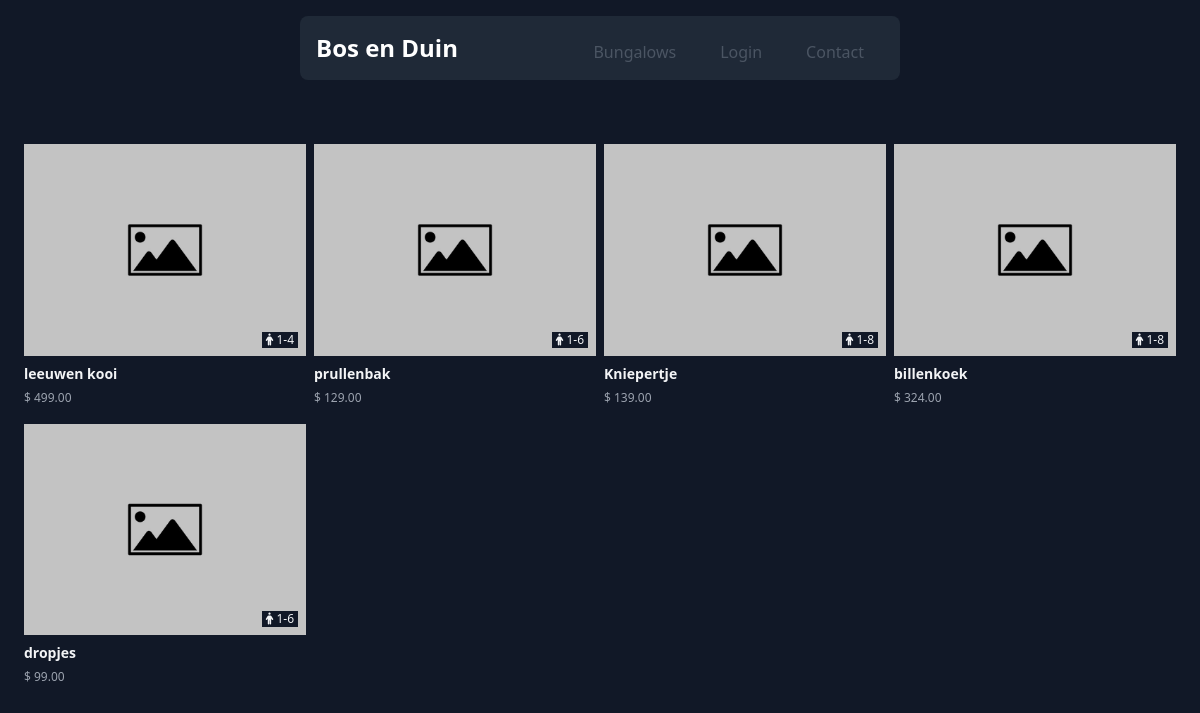
The page /bungalows on the database its author committed.
### website/models.py (models this page shows)
class Bungalow(db.Model):
    __tablename__ = 'bungalows'
    uuid = db.Column(db.Integer(), primary_key=True)
    title = db.Column(db.String(50), nullable=False, unique=True)
    description = db.Column(db.Text(), nullable=True)
    min_p = db.Column(db.Integer(), nullable=False, default=1)
    max_p = db.Column(db.Integer(), nullable=False)
    img_b64 = db.Column(db.String(100), nullable=False, unique=False)
    price = db.Column(db.Float(), nullable=False)
    reservations = db.relationship('Reservation', backref='Bungalow', lazy=True, cascade="all,delete")
    created_at = db.Column(db.Date(), nullable=False, default=datetime.now())
    updated_at = db.Column(db.Date(), nullable=True)
    deleted_at = db.Column(db.Date(), nullable=True)

### website/routes/views.py (the view)
@views.route('/')
@views.route('/bungalows')
def home():
    bungalows_obj = Bungalow().query.all()
    return render_template('bungalows.html', bungalows_obj = bungalows_obj , current_user = current_user)

### website/templates/bungalows.html (shortened to what this page needs)
{% extends "bases/base.html" %}
{% block content %}
<div class="flex items-center justify-center mt-12">
  <div class="grid grid-cols-12 gap-2 gap-y-4 max-w-6xl">
    {% for bungalow_obj in bungalows_obj %}
    <div class="col-span-12 sm:col-span-6 md:col-span-3">
      <card class="w-full flex flex-col">
        <div class="relative">
          <a href="{{ url_for('views.bungalow', bungalow_id = bungalow_obj.uuid)}}">
            <img src="{{ url_for('static', filename=bungalow_obj.img_b64)}}" class="w-96 h-50" />
          </a>
          <p class="absolute right-2 bottom-2 bg-gray-900 text-gray-100 text-xs px-1 py">
          </p>
          <p class="absolute right-2 bottom-2 bg-gray-900 text-gray-100 text-xs px-1 py">
            <i class="fa-solid fa-person"></i> {{bungalow_obj.min_p}}-{{bungalow_obj.max_p}}
          </p>
        </div>
        <div class="flex flex-row mt-2 gap-2">
          <div clas="flex flex-col">
            <a href="{{ url_for('views.bungalow', bungalow_id = bungalow_obj.uuid)}}">
              <p class="text-gray-100 text-sm font-semibold">
                {{bungalow_obj.title}}
              </p>
            </a>
            <a class="text-gray-400 text-xs mt-2 hover:text-gray-100" href="#">
              {% with price = "{:.2f}".format(bungalow_obj.price) %}
              $ {{price}}
              {% endwith%}
            </a>
          </div>
        </div>
      </card>
    </div>
    {% endfor %}
  </div>
</div>
{% endblock %}

### website/templates/bases/base.html (shortened to what this page needs)
<!DOCTYPE html>
<html lang="en">
<head>
  <link rel="stylesheet" href="{{ url_for('static', filename='css/all-icons.css') }}" />
  <link rel="stylesheet" href="{{ url_for('static', filename='css/main.css') }}" />
</head>
<body class="bg-gray-900 font-sans leading-normal tracking-normal">
  {% include 'includes/header.html' %}
  <div class="content-container">{% block content %} {% endblock %}</div>
</body>
</html>

### website/templates/includes/header.html (shortened to what this page needs)
<div class="grid">
	<nav class="bg-gray-800 w-1/2 place-self-center p-2 m-4 rounded-lg">
		<div class="container mx-auto flex flex-wrap items-center">
			<div class="flex w-full md:w-1/2 justify-center md:justify-start text-white font-extrabold">
				<a class="text-white no-underline hover:text-white hover:no-underline"
					href="{{ url_for('views.home')}}">
					<span class="text-2xl pl-2"> Bos en Duin</span>
				</a>
			</div>
			<div class="flex w-full pt-2 content-center justify-between md:w-1/2 md:justify-end">
				<ul class="list-reset flex justify-between flex-1 md:flex-none items-center">
					<li class="mr-3">
						<a class="inline-block text-gray-600 no-underline hover:text-gray-200 hover:text-underline py-2 px-4"
							href="{{ url_for('views.home')}}">Bungalows</a>
					</li>
					{% if current_user.is_authenticated %}
					<li class="mr-3">
						<a class="inline-block text-gray-600 no-underline hover:text-gray-200 hover:text-underline py-2 px-4"
							href="{{ url_for('views.reservations')}}">Mijn boekingen</a>
					</li>
					<li class="mr-3">
						<a class="inline-block text-gray-600 no-underline hover:text-gray-200 hover:text-underline py-2 px-4"
							href="{{ url_for('auth.account')}}">Account</a>
					</li>
					{%else %}
					<li class="mr-3">
						<a class="inline-block text-gray-600 no-underline hover:text-gray-200 hover:text-underline py-2 px-4"
							href="{{ url_for('auth.login')}}">Login</a>
					</li>
					{% endif %}
					<li class="mr-3">
						<a class="inline-block text-gray-600 no-underline hover:text-gray-200 hover:text-underline py-2 px-4"
							href="{{ url_for('views.contact')}}">Contact</a>
					</li>
				</ul>
			</div>
		</div>
	</nav>
</div>

### website/static/css/main.css (style rules this page uses)
html { line-height: 1.5; -webkit-text-size-adjust: 100%; -moz-tab-size: 4; -o-tab-size: 4; tab-size: 4; font-family: ui-sans-serif, system-ui, -apple-system, BlinkMacSystemFont, "Segoe UI", Roboto, "Helvetica Neue", Arial, "Noto Sans", sans-serif, "Apple Color Emoji", "Segoe UI Emoji", "Segoe UI Symbol", "Noto Color Emoji"; }
body { margin: 0; line-height: inherit; }
a { color: inherit; text-decoration: inherit; }
blockquote, dl, dd, h1, h2, h3, h4, h5, h6, hr, figure, p, pre { margin: 0; }
ol, ul, menu { list-style: none; margin: 0; padding: 0; }
img, svg, video, canvas, audio, iframe, embed, object { display: block; vertical-align: middle; }
img, video { max-width: 100%; height: auto; }
.container { width: 100%; }
@media (min-width: 640px) { .container { max-width: 640px; } }
@media (min-width: 768px) { .container { max-width: 768px; } }
@media (min-width: 1024px) { .container { max-width: 1024px; } }
.absolute { position: absolute; }
.relative { position: relative; }
.right-2 { right: 0.5rem; }
.bottom-2 { bottom: 0.5rem; }
.col-span-12 { grid-column: span 12 / span 12; }
.m-4 { margin: 1rem; }
.mx-auto { margin-left: auto; margin-right: auto; }
.mt-12 { margin-top: 3rem; }
.mt-2 { margin-top: 0.5rem; }
.mr-3 { margin-right: 0.75rem; }
.inline-block { display: inline-block; }
.flex { display: flex; }
.grid { display: grid; }
.w-full { width: 100%; }
.w-96 { width: 24rem; }
.w-1\/2 { width: 50%; }
.max-w-6xl { max-width: 72rem; }
.flex-1 { flex: 1 1 0%; }
.grid-cols-12 { grid-template-columns: repeat(12, minmax(0, 1fr)); }
.flex-row { flex-direction: row; }
.flex-col { flex-direction: column; }
.flex-wrap { flex-wrap: wrap; }
.content-center { align-content: center; }
.items-center { align-items: center; }
.justify-center { justify-content: center; }
.justify-between { justify-content: space-between; }
.gap-2 { gap: 0.5rem; }
.gap-y-4 { row-gap: 1rem; }
.place-self-center { place-self: center; }
.rounded-lg { border-radius: 0.5rem; }
.bg-gray-800 { --tw-bg-opacity: 1; background-color: rgb(31 41 55 / var(--tw-bg-opacity)); }
.bg-gray-900 { --tw-bg-opacity: 1; background-color: rgb(17 24 39 / var(--tw-bg-opacity)); }
.p-2 { padding: 0.5rem; }
.px-4 { padding-left: 1rem; padding-right: 1rem; }
.py-2 { padding-top: 0.5rem; padding-bottom: 0.5rem; }
.px-1 { padding-left: 0.25rem; padding-right: 0.25rem; }
.pl-2 { padding-left: 0.5rem; }
.pt-2 { padding-top: 0.5rem; }
.font-sans { font-family: ui-sans-serif, system-ui, -apple-system, BlinkMacSystemFont, "Segoe UI", Roboto, "Helvetica Neue", Arial, "Noto Sans", sans-serif, "Apple Color Emoji", "Segoe UI Emoji", "Segoe UI Symbol", "Noto Color Emoji"; }
.text-2xl { font-size: 1.5rem; line-height: 2rem; }
.text-xs { font-size: 0.75rem; line-height: 1rem; }
.text-sm { font-size: 0.875rem; line-height: 1.25rem; }
.font-semibold { font-weight: 600; }
.font-extrabold { font-weight: 800; }
.leading-normal { line-height: 1.5; }
.tracking-normal { letter-spacing: 0em; }
.text-white { --tw-text-opacity: 1; color: rgb(255 255 255 / var(--tw-text-opacity)); }
.text-gray-100 { --tw-text-opacity: 1; color: rgb(243 244 246 / var(--tw-text-opacity)); }
.text-gray-400 { --tw-text-opacity: 1; color: rgb(156 163 175 / var(--tw-text-opacity)); }
.text-gray-600 { --tw-text-opacity: 1; color: rgb(75 85 99 / var(--tw-text-opacity)); }
.no-underline { -webkit-text-decoration-line: none; text-decoration-line: none; }
@media (min-width: 640px) { .sm\:col-span-6 { grid-column: span 6 / span 6; } }
@media (min-width: 768px) { .md\:col-span-3 { grid-column: span 3 / span 3; } }
@media (min-width: 768px) { .md\:w-1\/2 { width: 50%; } }
@media (min-width: 768px) { .md\:flex-none { flex: none; } }
@media (min-width: 768px) { .md\:justify-start { justify-content: flex-start; } }
@media (min-width: 768px) { .md\:justify-end { justify-content: flex-end; } }

### rows shown on the page
Bungalow: img_b64 (picture), min_p "1", max_p "4", title "leeuwen kooi", price "499.00"
Bungalow: img_b64 (picture), min_p "1", max_p "6", title "prullenbak", price "129.00"
Bungalow: img_b64 (picture), min_p "1", max_p "8", title "Kniepertje", price "139.00"
Bungalow: img_b64 (picture), min_p "1", max_p "8", title "billenkoek", price "324.00"
Bungalow: img_b64 (picture), min_p "1", max_p "6", title "dropjes", price "99.00"
